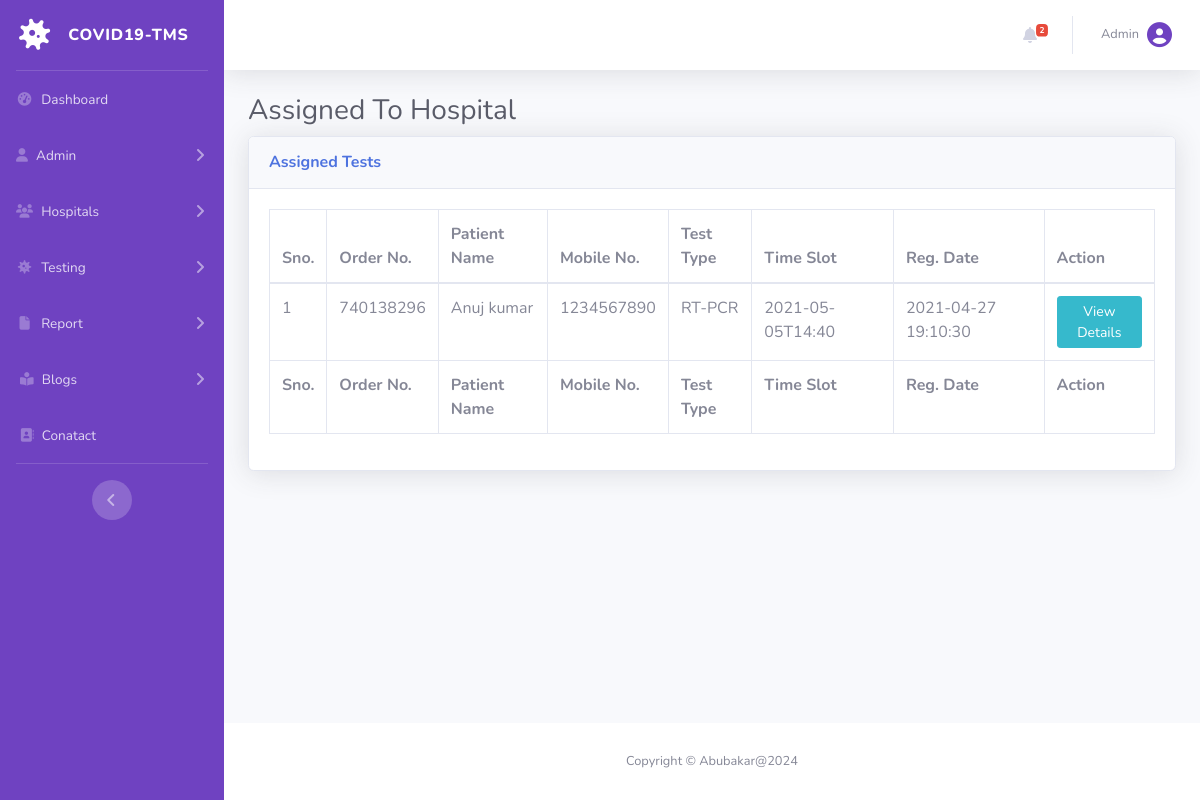
Before: /covid-tms/assigned-test.php (signed in) with the older database file.
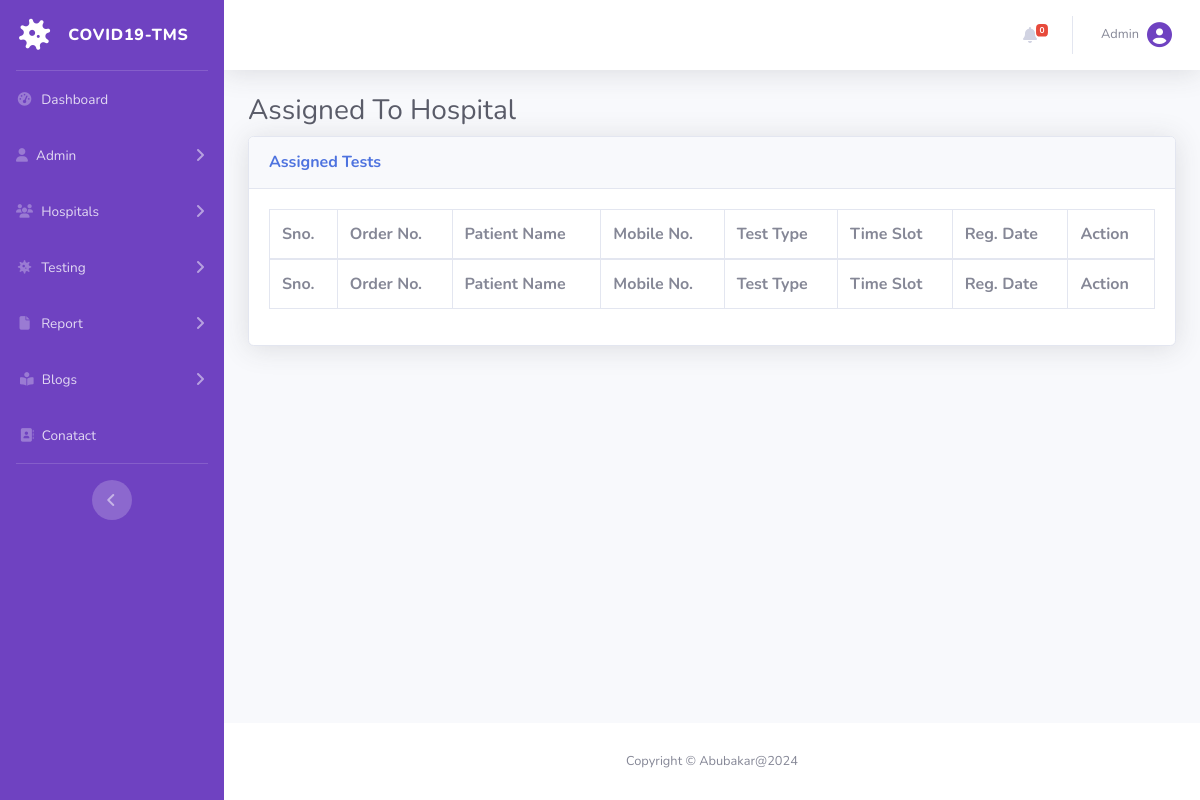
After: the same page with the newer database file.
### tables this page shows
CREATE TABLE `tbltestrecord` (
  `id` int(11) NOT NULL,
  `OrderNumber` bigint(14) DEFAULT NULL,
  `PatientMobileNumber` bigint(14) DEFAULT NULL,
  `TestType` varchar(100) DEFAULT NULL,
  `TestTimeSlot` varchar(120) DEFAULT NULL,
  `ReportStatus` varchar(100) DEFAULT NULL,
  `FinalReport` varchar(150) DEFAULT NULL,
  `ReportUploadTime` varchar(200) DEFAULT NULL,
  `RegistrationDate` timestamp NULL DEFAULT current_timestamp(),
  `AssignedtoEmpId` varchar(150) DEFAULT NULL,
  `AssigntoName` varchar(180) DEFAULT NULL,
  `AssignedTime` varchar(100) DEFAULT NULL
);

CREATE TABLE `tblpatients` (
  `id` int(11) NOT NULL,
  `FullName` varchar(120) DEFAULT NULL,
  `MobileNumber` bigint(12) DEFAULT NULL,
  `DateOfBirth` date DEFAULT NULL,
  `GovtIssuedIdNo` varchar(150) DEFAULT NULL,
  `FullAddress` varchar(255) DEFAULT NULL,
  `State` varchar(200) DEFAULT NULL,
  `RegistrationDate` timestamp NOT NULL DEFAULT current_timestamp()
);

### covid-tms/assigned-test.php (the view, shortened to what the changed rows need)
<?php session_start();
include_once('includes/config.php');
if (strlen($_SESSION['aid']==0)) {
  header('location:logout.php');
  } else{
?>
<!DOCTYPE html>
<html lang="en">
<head>
    <link href="vendor/fontawesome-free/css/all.min.css" rel="stylesheet" type="text/css">
    <link href="css/sb-admin-2.min.css" rel="stylesheet">
    <link href="vendor/datatables/dataTables.bootstrap4.min.css" rel="stylesheet">
</head>
<body id="page-top">
    <div id="wrapper">
  <?php include_once('includes/sidebar.php');?>
        <div id="content-wrapper" class="d-flex flex-column">
            <div id="content">
<?php include_once('includes/topbar.php');?>
                <div class="container-fluid">
                    <h1 class="h3 mb-2 text-gray-800">Assigned To Hospital</h1>
                    <div class="card shadow mb-4">
                        <div class="card-body">
                            <div class="table-responsive">
                                <form name="assignto" method="post">
                    <table class="table table-bordered" id="dataTable" width="100%" cellspacing="0">
                                    <thead>
                                        <tr>
                                            <th>Sno.</th>
                                            <th>Order No.</th>
                                            <th>Patient Name</th>
                                            <th>Mobile No.</th>
                                            <th>Test Type</th>
                                            <th>Time Slot</th>
                                            <th>Reg. Date</th>
                                            <th>Action</th>
                                        </tr>
                                    </thead>
                                      <tfoot>
                                            <tr>
                                            <th>Sno.</th>
                                            <th>Order No.</th>
                                            <th>Patient Name</th>
                                            <th>Mobile No.</th>
                                            <th>Test Type</th>
                                            <th>Time Slot</th>
                                            <th>Reg. Date</th>
                                            <th>Action</th>
                                        </tr>
                                    </tfoot>
                                    <tbody>
<?php $query=mysqli_query($con,"select tbltestrecord.OrderNumber,tblpatients.FullName,tblpatients.MobileNumber,tbltestrecord.TestType,tbltestrecord.TestTimeSlot,tbltestrecord.RegistrationDate,tbltestrecord.id as testid from tbltestrecord
join tblpatients on tblpatients.MobileNumber=tbltestrecord.PatientMobileNumber
where ReportStatus='Assigned'
    ");
$cnt=1;
while($row=mysqli_fetch_array($query)){
?>
                                        <tr>
                                            <td><?php echo $cnt;?></td>
                                            <td><?php echo $row['OrderNumber'];?></td>
                                            <td><?php echo $row['FullName'];?></td>
                                            <td><?php echo $row['MobileNumber'];?></td>
                                            <td><?php echo $row['TestType'];?></td>
                                            <td><?php echo $row['TestTimeSlot'];?></td>
                                             <td><?php echo $row['RegistrationDate'];?></td>
                                            <td>
                                <a href="test-details.php?tid=<?php echo $row['testid'];?>&&oid=<?php echo $row['OrderNumber'];?>" class="btn btn-info btn-sm">View Details</a>
                            </td>
                                        </tr>
<?php $cnt++;} ?>
                                    </tbody>
                                </table>
                                     </form>
                            </div>
                        </div>
                    </div>
                </div>
            </div>
        </div>
    </div>
</body>
</html>
<?php } ?>

### covid-tms/includes/topbar.php (shortened to what the changed rows need)
      <nav class="navbar navbar-expand navbar-light bg-white topbar mb-4 static-top shadow">
            <?php if($_SESSION['aid']):?>
                    <ul class="navbar-nav ml-auto">
<?php $query=mysqli_query($con,"select * from tbltestrecord where ReportStatus is null");
$count=mysqli_num_rows($query);
?>
                        <li class="nav-item dropdown no-arrow mx-1">
                            <a class="nav-link dropdown-toggle" href="#" id="alertsDropdown" role="button"
                                data-toggle="dropdown" aria-haspopup="true" aria-expanded="false">
                                <i class="fas fa-bell fa-fw"></i>
                                <span class="badge badge-danger badge-counter"><?php echo $count;?></span>
                            </a>
                        </li>
                        <li class="nav-item dropdown no-arrow">
                            <a class="nav-link dropdown-toggle" href="#" id="userDropdown" role="button"
                                data-toggle="dropdown" aria-haspopup="true" aria-expanded="false">
                <?php
$adid=$_SESSION['aid'];
$ret1=mysqli_query($con,"select AdminName from tbladmin where ID='$adid'");
while($row1=mysqli_fetch_array($ret1)){
?>
                                <span class="mr-2 d-none d-lg-inline text-gray-600 small"><?php  echo $row1['AdminName'];?></span>
                           <?php } ?>
                           <i class="fa-solid fa-circle-user" style="font-size:25px; color:#6f42c1;"></i>
                        </a>
                        </li>
                    </ul>
                <?php endif;?>
                </nav>

Changed rows visible on the page:
removed tbltestrecord: OrderNumber "740138296", tblpatients.FullName "Anuj kumar", tblpatients.MobileNumber "1234567890", TestType "RT-PCR", TestTimeSlot "2021-05-05T14:40", RegistrationDate "2021-04-27 19:10:30"
Other visible differences:
$count: "2" → "0"
